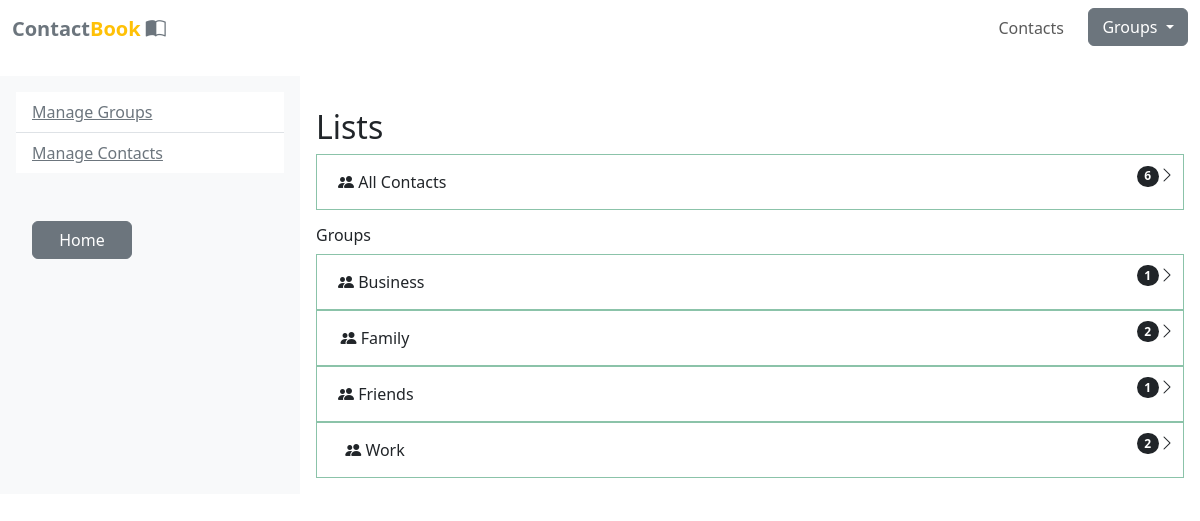
The page / on the database its author committed.
### tables this page shows
CREATE TABLE `groups` (
  `idGroups` int(11) NOT NULL,
  `name` varchar(100) NOT NULL
);

### app/classes/database/dbh.classes.php (called while the page is built)
<?php
    class Dbh {
        protected function connect() {
            try {
                $username = "root";
                $password = "";
                $dbh = new PDO('mysql:host=127.0.0.1;dbname=contactapp', $username, $password);
                return $dbh;
            }
            catch (PDOException $e) {
                print "Error!: ". $e->getMessage() . "<br/>";
                die();
            }
        }
    }

### app/classes/createGroup.classes.php (called while the page is built, shortened)
<?php
class CreateGroup extends Dbh {
    public function getTable() {
        $stmt = $this->connect()->prepare('SELECT `idGroups`, `name` FROM `groups`');
        $stmt->execute();
        $results = $stmt->fetchAll(PDO::FETCH_ASSOC);
        return $results;
    }
    public function getCountGroup($idGroup=null) {
        if($idGroup===null){
            $stmt = $this->connect()->prepare("SELECT count(idContacts) as count  FROM `contacts` ");
        } else {
            $stmt = $this->connect()->prepare("SELECT count(idContacts) as count  FROM `contacts` WHERE contactGroup = $idGroup ");
        }
        $stmt->execute();
        $results = $stmt->fetch(PDO::FETCH_ASSOC);
        return $results['count'];
    }
}

### index.php (the view, shortened to what this page needs)
<?php
include ROOT_PATH . "/app/classes/database/dbh.classes.php";
include ROOT_PATH . "/app/classes/createGroup.classes.php";
$group = new CreateGroup();
$table=$group->getTable();
?>
<?php
include(ROOT_PATH . "/app/includes/header.php");
?>
<?php
include ROOT_PATH . "/app/includes/sidebar.php";
?>
<div class="col-sm-9 p-3">
    <h2 class="mt-3">Lists</h2>
    <div class="border border-success p-2" style="--bs-border-opacity: .5;">
        <div class="position-relative">
            <a class="btn" href="<?php echo BASE_URL . "/user/manageContact/index.php";?>" type="button">
                <div>
                    <i class="bi bi-people-fill"></i> All Contacts
                </div>
                <div class="position-absolute top-0 end-0">
                    <span class="badge bg-dark rounded-pill"><?php echo ($group->getCountGroup()) ?></span><i class="bi bi-chevron-right"></i>
                </div>
            </a>
        </div>
    </div>
    <h6 class="mt-3">Groups</h6>
    <?php
    if (!empty($table)) {
        foreach($table as $list) {
            ?>
            <div class="border border-success p-2" style="--bs-border-opacity: .5;">
                <div class="position-relative">
                    <a href="user/manageContact/index.php?groupid=<?php echo $list['idGroups'] ;?>&groupName=<?php echo $list["name"]?>" class="btn">
                        <div>
                            <i class="bi bi-people-fill"></i> <?php echo $list['name']; ?>
                        </div>
                        <div class="position-absolute top-0 end-0">
                            <span class="badge bg-dark rounded-pill"><?php echo ($group->getCountGroup($list['idGroups'])) ?></span><i class="bi bi-chevron-right"></i>
                        </div>
                    </a>
                </div>
            </div>
            <?php
        }
    } ?>
</div>
</div>
</div>
</section>
</body>
</html>

### assets/CSS/styles.css (style rules this page uses)
.btn { min-width:100px; }

### rows shown on the page
groups: name "Business", CountGroup "1"
groups: name "Family", CountGroup "2"
groups: name "Friends", CountGroup "1"
groups: name "Work", CountGroup "2"

### other values the page prints
$group->getCountGroup() "6"
